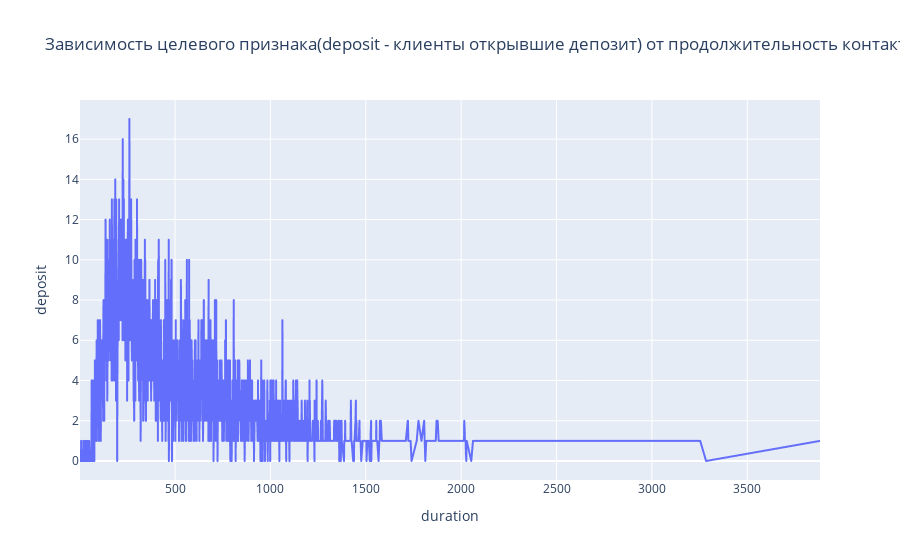

This figure's notebook cell:
### Markdown cell above
Чаще всего клиенты открывали депозит на 30 день месяца, это логично, все хотели , что бы процент за весь следующий месяц был начислен, так же пиковые дни приходиться на 4,5,13,15 это может быть связано с тем , что люди получали зарплату и открывали депозит, минимальный приток был 24 числа, объяснить возможно, опять таки зарплатой как правило аванс меньше чем зарплата и возможно к этому времени не было денег, а если были проще было подождать до 30 дня , что бы следующий месяц был полным.

### Code cell
# deposit vs duration

fig = px.line(pd.DataFrame(df.groupby('duration')['deposit'].sum()).reset_index(), x='duration', y='deposit', title='Зависимость целевого признака(deposit - клиенты открывшие депозит) от продолжительность контакта в секундах(duration)')
fig.show()

### Figure 1 — Plotly figure (JSON) as saved in the notebook; plotly's stock layout.template omitted (floating-point values rounded to 4 significant figures; data arrays with more than 128 entries replaced by an {"elided": "..."} marker saying what was removed)
{"data": [{"hovertemplate": "duration=%{x}<br>deposit=%{y}<extra></extra>", "legendgroup": "", "line": {"color": "#636efa", "dash": "solid"}, "marker": {"symbol": "circle"}, "mode": "lines", "name": "", "showlegend": false, "type": "scattergl", "x": {"elided": "1390 int values"}, "xaxis": "x", "y": {"elided": "1390 int values"}, "yaxis": "y"}], "layout": {"legend": {"tracegroupgap": 0}, "title": {"text": "Зависимость целевого признака(deposit - клиенты открывшие депозит) от продолжительность контакта в секундах(duration)"}, "xaxis": {"anchor": "y", "domain": [0, 1], "title": {"text": "duration"}}, "yaxis": {"anchor": "x", "domain": [0, 1], "title": {"text": "deposit"}}}}
